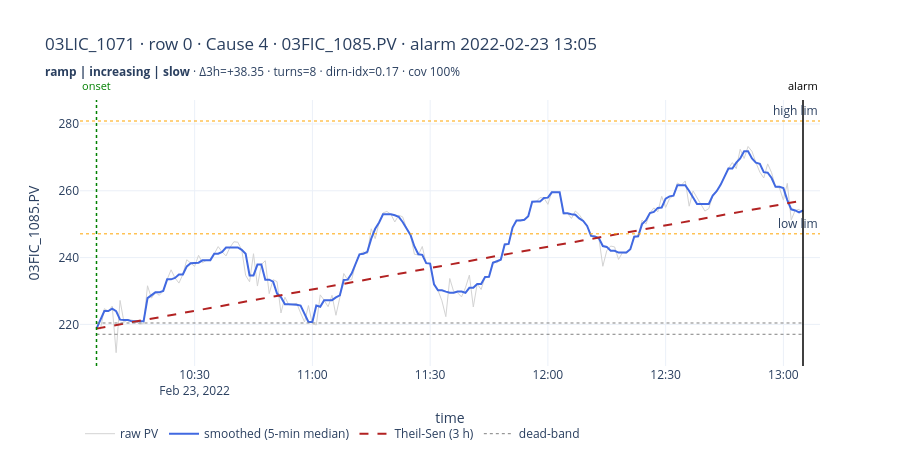
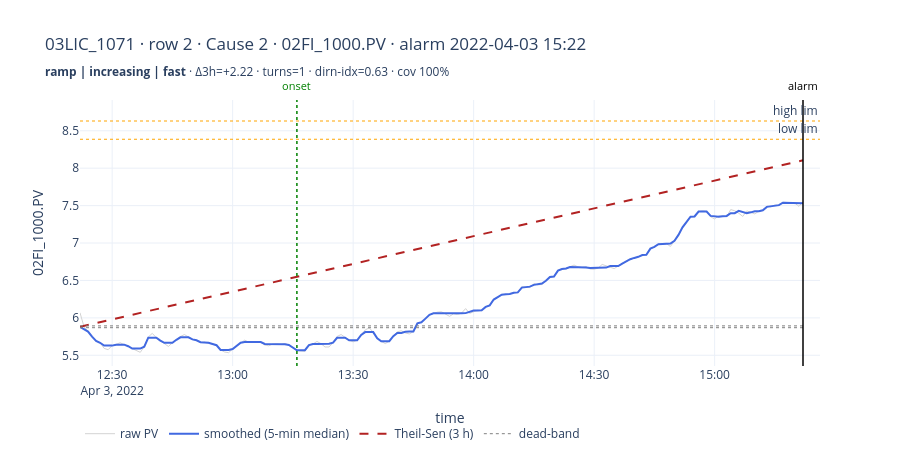
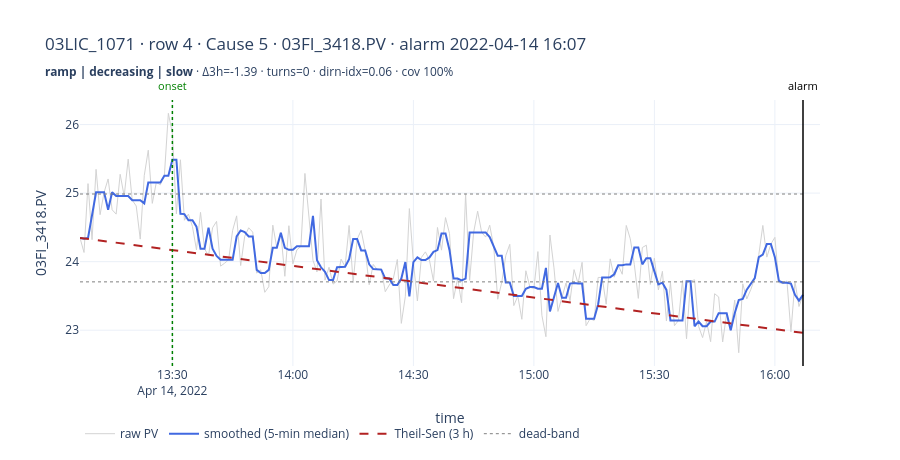
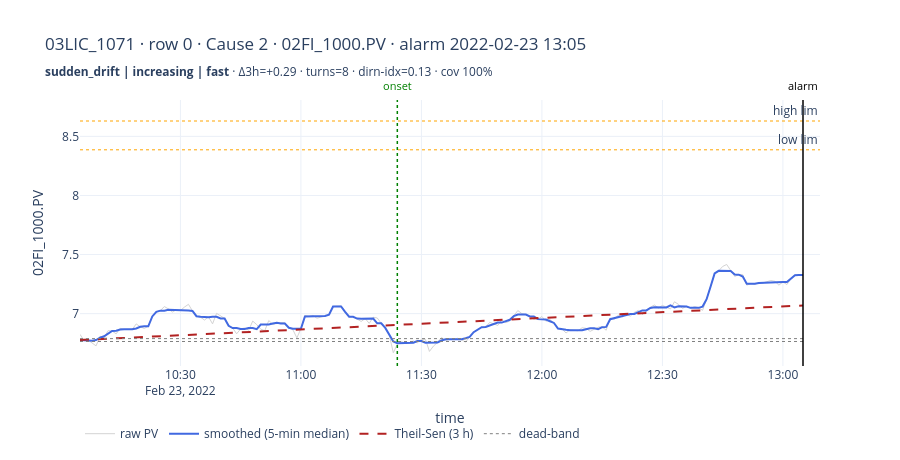

Notebook source saved alongside these figures, in order:
### Code cell
# ═══ C6 · Visual validation — plot the 3-h pre-alarm window + a gallery per pattern ═
import plotly.graph_objects as go

def _vmark(fig, xts, color, text, dash="dot"):
    fig.add_shape(type="line", x0=xts, x1=xts, y0=0, y1=1, yref="paper",
                  line=dict(color=color, dash=dash, width=1.5))
    fig.add_annotation(x=xts, y=1.02, yref="paper", yanchor="bottom", text=text,
                       showarrow=False, font=dict(color=color, size=11))

def plot_cause_trend(full, i):
    """Raw + smoothed PV for row i of tag `full`'s metrics, with Theil-Sen line, dead-band,
    onset and operating limits. Title carries the pattern | direction | ROC verdict."""
    res = RESULTS_BY_TAG[full]; metrics = res["metrics"]; pv_df = res["pv_df"]
    r = metrics.iloc[i]
    anchor = pd.Timestamp(r["alarm_timestamp"]).floor("min")
    grid = pd.date_range(anchor - pd.Timedelta(minutes=PRE_MIN), anchor, freq="1min")
    s = pv_df[r["pv_col"]].reindex(grid, method="nearest", tolerance=pd.Timedelta("30s"))
    s_s = _smooth(s)
    fig = go.Figure()
    fig.add_trace(go.Scatter(x=grid, y=s, mode="lines", name="raw PV",
                             line=dict(color="lightgray", width=1)))
    fig.add_trace(go.Scatter(x=grid, y=s_s, mode="lines", name="smoothed (5-min median)",
                             line=dict(color="royalblue", width=2)))
    base = s_s.dropna()
    if len(base) and np.isfinite(r.get("slope_full", np.nan)):
        b0 = base.iloc[0]; xm = (grid - grid[0]).total_seconds() / 60.0
        fig.add_trace(go.Scatter(x=grid, y=b0 + r["slope_full"] * xm, mode="lines",
                                 name="Theil-Sen (3 h)", line=dict(color="firebrick", dash="dash")))
        if np.isfinite(r.get("deadband_eu", np.nan)):
            for sgn in (+1, -1):
                fig.add_trace(go.Scatter(x=grid, y=[b0 + sgn * r["deadband_eu"]] * len(grid),
                                         mode="lines", line=dict(color="gray", dash="dot", width=1),
                                         name="dead-band", showlegend=(sgn == 1)))
    if r["pv_col"] in _ol.index:
        for lim, nm in [(_ol.at[r["pv_col"], "LOWER_LIMIT"], "low lim"),
                        (_ol.at[r["pv_col"], "UPPER_LIMIT"], "high lim")]:
            fig.add_hline(y=float(lim), line=dict(color="orange", dash="dot", width=1),
                          annotation_text=nm)
    if not pd.isna(r.get("onset_time", pd.NaT)):
        _vmark(fig, pd.Timestamp(r["onset_time"]), "green", "onset")
    _vmark(fig, anchor, "black", "alarm", dash="solid")
    fig.update_layout(
        title=(f"{full} · row {r['alarm_row']} · {r['cause_col']} · {r['pv_col']} · "
               f"alarm {anchor:%Y-%m-%d %H:%M}<br><sub><b>{_behavior_word(r)}</b> · "
               f"Δ3h={r.get('net_full_eu', float('nan')):+.2f} · turns={int(r.get('n_turns', 0))} · "
               f"dirn-idx={r.get('directionality', float('nan')):.2f} · cov {r['coverage']:.0%}</sub>"),
        height=460, template="plotly_white", xaxis_title="time",
        yaxis_title=r["pv_col"], legend=dict(orientation="h", y=-0.2))
    return fig

def show_examples_per_pattern(n_per=3, tags=None, min_cov=0.5):
    """Plot up to n_per DIVERSE examples of every pattern (across all processed tags), so the
    within-pattern variations (direction, speed) are visible side by side."""
    tags = tags or list(RESULTS_BY_TAG)
    buckets = {}
    for full in tags:
        m = RESULTS_BY_TAG[full].get("metrics")
        if m is None or not len(m):
            continue
        for i in range(len(m)):
            r = m.iloc[i]
            if r["pattern"] == "no_data":
                continue
            buckets.setdefault(r["pattern"], []).append(
                (full, i, float(r.get("coverage", 0.0)), r["direction"], r["roc"]))
    order = ["ramp", "sudden_drift", "step", "oscillatory", "flat"]
    for pat in order + [p for p in buckets if p not in order]:
        items = buckets.get(pat, [])
        if not items:
            print(f"— {pat}: (none)"); continue
        items = sorted(items, key=lambda t: (-(t[2] >= min_cov), -t[2]))   # good coverage first
        picked, seen = [], set()
        for it in items:                                                    # diverse (dir, roc) combos
            k = (it[3], it[4])
            if k not in seen:
                seen.add(k); picked.append(it)
            if len(picked) >= n_per:
                break
        for it in items:                                                    # top up if still short
            if len(picked) >= n_per: break
            if it not in picked: picked.append(it)
        combos = ", ".join(sorted({f"{d}/{r}" for _, _, _, d, r in picked}))
        print(f"— {pat}: {len(items)} total; showing {len(picked)} ({combos})")
        for full, i, *_ in picked:
            plot_cause_trend(full, i).show()

show_examples_per_pattern(n_per=3)
print("\nUse plot_cause_trend(full, i) for any tag/row, or show_examples_per_pattern(n_per=N).")

### Figure 1 — Plotly figure (JSON) as saved in the notebook; plotly's stock layout.template omitted (floating-point values rounded to 4 significant figures; data arrays with more than 128 entries replaced by an {"elided": "..."} marker saying what was removed)
{"data": [{"line": {"color": "lightgray", "width": 1}, "mode": "lines", "name": "raw PV", "type": "scatter", "x": {"elided": "181 str values"}, "y": {"elided": "181 float values"}}, {"line": {"color": "royalblue", "width": 2}, "mode": "lines", "name": "smoothed (5-min median)", "type": "scatter", "x": {"elided": "181 str values"}, "y": {"elided": "181 float values"}}, {"line": {"color": "firebrick", "dash": "dash"}, "mode": "lines", "name": "Theil-Sen (3 h)", "type": "scatter", "x": {"elided": "181 str values"}, "y": {"elided": "181 float values"}}, {"line": {"color": "gray", "dash": "dot", "width": 1}, "mode": "lines", "name": "dead-band", "showlegend": true, "type": "scatter", "x": {"elided": "181 str values"}, "y": {"elided": "181 float values"}}, {"line": {"color": "gray", "dash": "dot", "width": 1}, "mode": "lines", "name": "dead-band", "showlegend": false, "type": "scatter", "x": {"elided": "181 str values"}, "y": {"elided": "181 float values"}}], "layout": {"annotations": [{"showarrow": false, "text": "low lim", "x": 1, "xanchor": "right", "xref": "x domain", "y": 247.1, "yanchor": "bottom", "yref": "y"}, {"showarrow": false, "text": "high lim", "x": 1, "xanchor": "right", "xref": "x domain", "y": 280.9, "yanchor": "bottom", "yref": "y"}, {"font": {"color": "green", "size": 11}, "showarrow": false, "text": "onset", "x": "2022-02-23T10:05:00", "y": 1.02, "yanchor": "bottom", "yref": "paper"}, {"font": {"color": "black", "size": 11}, "showarrow": false, "text": "alarm", "x": "2022-02-23T13:05:00", "y": 1.02, "yanchor": "bottom", "yref": "paper"}], "height": 460, "legend": {"orientation": "h", "y": -0.2}, "shapes": [{"line": {"color": "orange", "dash": "dot", "width": 1}, "type": "line", "x0": 0, "x1": 1, "xref": "x domain", "y0": 247.1, "y1": 247.1, "yref": "y"}, {"line": {"color": "orange", "dash": "dot", "width": 1}, "type": "line", "x0": 0, "x1": 1, "xref": "x domain", "y0": 280.9, "y1": 280.9, "yref": "y"}, {"line": {"color": "green", "dash": "dot", "width": 1.5}, "type": "line", "x0": "2022-02-23T10:05:00", "x1": "2022-02-23T10:05:00", "y0": 0, "y1": 1, "yref": "paper"}, {"line": {"color": "black", "dash": "solid", "width": 1.5}, "type": "line", "x0": "2022-02-23T13:05:00", "x1": "2022-02-23T13:05:00", "y0": 0, "y1": 1, "yref": "paper"}], "title": {"text": "03LIC_1071 · row 0 · Cause 4 · 03FIC_1085.PV · alarm 2022-02-23 13:05<br><sub><b>ramp | increasing | slow</b> · Δ3h=+38.35 · turns=8 · dirn-idx=0.17 · cov 100%</sub>"}, "xaxis": {"title": {"text": "time"}}, "yaxis": {"title": {"text": "03FIC_1085.PV"}}}}

### Figure 2 — Plotly figure (JSON) as saved in the notebook; plotly's stock layout.template omitted (floating-point values rounded to 4 significant figures; data arrays with more than 128 entries replaced by an {"elided": "..."} marker saying what was removed)
{"data": [{"line": {"color": "lightgray", "width": 1}, "mode": "lines", "name": "raw PV", "type": "scatter", "x": {"elided": "181 str values"}, "y": {"elided": "181 float values"}}, {"line": {"color": "royalblue", "width": 2}, "mode": "lines", "name": "smoothed (5-min median)", "type": "scatter", "x": {"elided": "181 str values"}, "y": {"elided": "181 float values"}}, {"line": {"color": "firebrick", "dash": "dash"}, "mode": "lines", "name": "Theil-Sen (3 h)", "type": "scatter", "x": {"elided": "181 str values"}, "y": {"elided": "181 float values"}}, {"line": {"color": "gray", "dash": "dot", "width": 1}, "mode": "lines", "name": "dead-band", "showlegend": true, "type": "scatter", "x": {"elided": "181 str values"}, "y": {"elided": "181 float values"}}, {"line": {"color": "gray", "dash": "dot", "width": 1}, "mode": "lines", "name": "dead-band", "showlegend": false, "type": "scatter", "x": {"elided": "181 str values"}, "y": {"elided": "181 float values"}}], "layout": {"annotations": [{"showarrow": false, "text": "low lim", "x": 1, "xanchor": "right", "xref": "x domain", "y": 8.387, "yanchor": "bottom", "yref": "y"}, {"showarrow": false, "text": "high lim", "x": 1, "xanchor": "right", "xref": "x domain", "y": 8.63, "yanchor": "bottom", "yref": "y"}, {"font": {"color": "green", "size": 11}, "showarrow": false, "text": "onset", "x": "2022-04-03T13:16:00", "y": 1.02, "yanchor": "bottom", "yref": "paper"}, {"font": {"color": "black", "size": 11}, "showarrow": false, "text": "alarm", "x": "2022-04-03T15:22:00", "y": 1.02, "yanchor": "bottom", "yref": "paper"}], "height": 460, "legend": {"orientation": "h", "y": -0.2}, "shapes": [{"line": {"color": "orange", "dash": "dot", "width": 1}, "type": "line", "x0": 0, "x1": 1, "xref": "x domain", "y0": 8.387, "y1": 8.387, "yref": "y"}, {"line": {"color": "orange", "dash": "dot", "width": 1}, "type": "line", "x0": 0, "x1": 1, "xref": "x domain", "y0": 8.63, "y1": 8.63, "yref": "y"}, {"line": {"color": "green", "dash": "dot", "width": 1.5}, "type": "line", "x0": "2022-04-03T13:16:00", "x1": "2022-04-03T13:16:00", "y0": 0, "y1": 1, "yref": "paper"}, {"line": {"color": "black", "dash": "solid", "width": 1.5}, "type": "line", "x0": "2022-04-03T15:22:00", "x1": "2022-04-03T15:22:00", "y0": 0, "y1": 1, "yref": "paper"}], "title": {"text": "03LIC_1071 · row 2 · Cause 2 · 02FI_1000.PV · alarm 2022-04-03 15:22<br><sub><b>ramp | increasing | fast</b> · Δ3h=+2.22 · turns=1 · dirn-idx=0.63 · cov 100%</sub>"}, "xaxis": {"title": {"text": "time"}}, "yaxis": {"title": {"text": "02FI_1000.PV"}}}}

### Figure 3 — Plotly figure (JSON) as saved in the notebook; plotly's stock layout.template omitted (floating-point values rounded to 4 significant figures; data arrays with more than 128 entries replaced by an {"elided": "..."} marker saying what was removed)
{"data": [{"line": {"color": "lightgray", "width": 1}, "mode": "lines", "name": "raw PV", "type": "scatter", "x": {"elided": "181 str values"}, "y": {"elided": "181 float values"}}, {"line": {"color": "royalblue", "width": 2}, "mode": "lines", "name": "smoothed (5-min median)", "type": "scatter", "x": {"elided": "181 str values"}, "y": {"elided": "181 float values"}}, {"line": {"color": "firebrick", "dash": "dash"}, "mode": "lines", "name": "Theil-Sen (3 h)", "type": "scatter", "x": {"elided": "181 str values"}, "y": {"elided": "181 float values"}}, {"line": {"color": "gray", "dash": "dot", "width": 1}, "mode": "lines", "name": "dead-band", "showlegend": true, "type": "scatter", "x": {"elided": "181 str values"}, "y": {"elided": "181 float values"}}, {"line": {"color": "gray", "dash": "dot", "width": 1}, "mode": "lines", "name": "dead-band", "showlegend": false, "type": "scatter", "x": {"elided": "181 str values"}, "y": {"elided": "181 float values"}}], "layout": {"annotations": [{"font": {"color": "green", "size": 11}, "showarrow": false, "text": "onset", "x": "2022-04-14T13:30:00", "y": 1.02, "yanchor": "bottom", "yref": "paper"}, {"font": {"color": "black", "size": 11}, "showarrow": false, "text": "alarm", "x": "2022-04-14T16:07:00", "y": 1.02, "yanchor": "bottom", "yref": "paper"}], "height": 460, "legend": {"orientation": "h", "y": -0.2}, "shapes": [{"line": {"color": "green", "dash": "dot", "width": 1.5}, "type": "line", "x0": "2022-04-14T13:30:00", "x1": "2022-04-14T13:30:00", "y0": 0, "y1": 1, "yref": "paper"}, {"line": {"color": "black", "dash": "solid", "width": 1.5}, "type": "line", "x0": "2022-04-14T16:07:00", "x1": "2022-04-14T16:07:00", "y0": 0, "y1": 1, "yref": "paper"}], "title": {"text": "03LIC_1071 · row 4 · Cause 5 · 03FI_3418.PV · alarm 2022-04-14 16:07<br><sub><b>ramp | decreasing | slow</b> · Δ3h=-1.39 · turns=0 · dirn-idx=0.06 · cov 100%</sub>"}, "xaxis": {"title": {"text": "time"}}, "yaxis": {"title": {"text": "03FI_3418.PV"}}}}

### Figure 4 — Plotly figure (JSON) as saved in the notebook; plotly's stock layout.template omitted (floating-point values rounded to 4 significant figures; data arrays with more than 128 entries replaced by an {"elided": "..."} marker saying what was removed)
{"data": [{"line": {"color": "lightgray", "width": 1}, "mode": "lines", "name": "raw PV", "type": "scatter", "x": {"elided": "181 str values"}, "y": {"elided": "181 float values"}}, {"line": {"color": "royalblue", "width": 2}, "mode": "lines", "name": "smoothed (5-min median)", "type": "scatter", "x": {"elided": "181 str values"}, "y": {"elided": "181 float values"}}, {"line": {"color": "firebrick", "dash": "dash"}, "mode": "lines", "name": "Theil-Sen (3 h)", "type": "scatter", "x": {"elided": "181 str values"}, "y": {"elided": "181 float values"}}, {"line": {"color": "gray", "dash": "dot", "width": 1}, "mode": "lines", "name": "dead-band", "showlegend": true, "type": "scatter", "x": {"elided": "181 str values"}, "y": {"elided": "181 float values"}}, {"line": {"color": "gray", "dash": "dot", "width": 1}, "mode": "lines", "name": "dead-band", "showlegend": false, "type": "scatter", "x": {"elided": "181 str values"}, "y": {"elided": "181 float values"}}], "layout": {"annotations": [{"showarrow": false, "text": "low lim", "x": 1, "xanchor": "right", "xref": "x domain", "y": 8.387, "yanchor": "bottom", "yref": "y"}, {"showarrow": false, "text": "high lim", "x": 1, "xanchor": "right", "xref": "x domain", "y": 8.63, "yanchor": "bottom", "yref": "y"}, {"font": {"color": "green", "size": 11}, "showarrow": false, "text": "onset", "x": "2022-02-23T11:24:00", "y": 1.02, "yanchor": "bottom", "yref": "paper"}, {"font": {"color": "black", "size": 11}, "showarrow": false, "text": "alarm", "x": "2022-02-23T13:05:00", "y": 1.02, "yanchor": "bottom", "yref": "paper"}], "height": 460, "legend": {"orientation": "h", "y": -0.2}, "shapes": [{"line": {"color": "orange", "dash": "dot", "width": 1}, "type": "line", "x0": 0, "x1": 1, "xref": "x domain", "y0": 8.387, "y1": 8.387, "yref": "y"}, {"line": {"color": "orange", "dash": "dot", "width": 1}, "type": "line", "x0": 0, "x1": 1, "xref": "x domain", "y0": 8.63, "y1": 8.63, "yref": "y"}, {"line": {"color": "green", "dash": "dot", "width": 1.5}, "type": "line", "x0": "2022-02-23T11:24:00", "x1": "2022-02-23T11:24:00", "y0": 0, "y1": 1, "yref": "paper"}, {"line": {"color": "black", "dash": "solid", "width": 1.5}, "type": "line", "x0": "2022-02-23T13:05:00", "x1": "2022-02-23T13:05:00", "y0": 0, "y1": 1, "yref": "paper"}], "title": {"text": "03LIC_1071 · row 0 · Cause 2 · 02FI_1000.PV · alarm 2022-02-23 13:05<br><sub><b>sudden_drift | increasing | fast</b> · Δ3h=+0.29 · turns=8 · dirn-idx=0.13 · cov 100%</sub>"}, "xaxis": {"title": {"text": "time"}}, "yaxis": {"title": {"text": "02FI_1000.PV"}}}}
